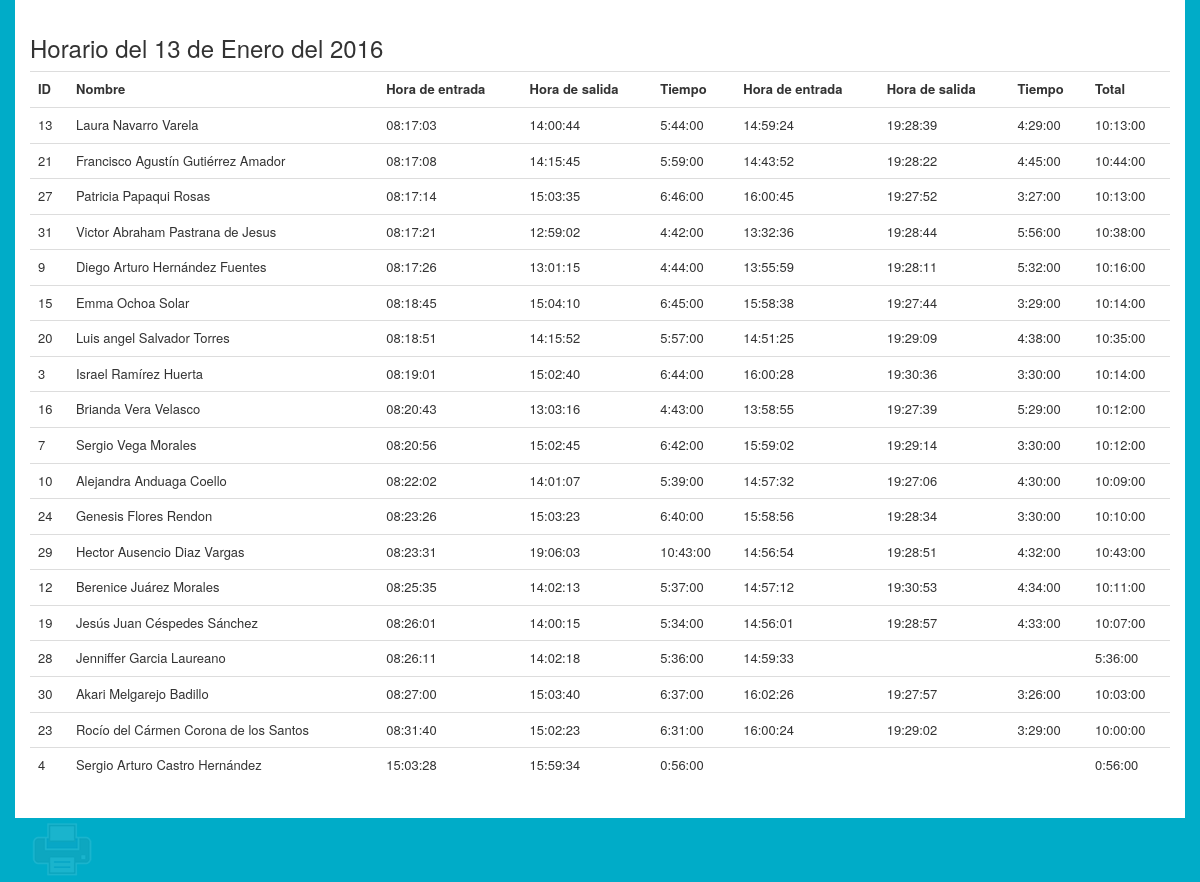
The page /horario-diario.php?date=2016-01-13 on the database its author committed.
### tables this page shows
CREATE TABLE IF NOT EXISTS `horario` (
  `idhorario` int(11) NOT NULL AUTO_INCREMENT,
  `dia_entrada` date DEFAULT NULL,
  `hora_entrada` time DEFAULT NULL,
  `dia_salida` date DEFAULT NULL,
  `hora_salida` time DEFAULT NULL,
  `tiempo` varchar(8) NOT NULL,
  `tiempo_decimal` float(5,2) NOT NULL,
  `despues_entrada` time DEFAULT NULL,
  `despues_salida` time DEFAULT NULL,
  `despues_tiempo` varchar(8) DEFAULT NULL,
  `despues_tiempo_decimal` float(5,2) DEFAULT NULL,
  `total` varchar(8) DEFAULT NULL,
  `total_decimal` float(5,2) DEFAULT NULL,
  `personal_idpersonal` int(11) NOT NULL,
  PRIMARY KEY (`idhorario`,`personal_idpersonal`),
  KEY `fk_horario_personal1_idx` (`personal_idpersonal`)
);

CREATE TABLE IF NOT EXISTS `personal` (
  `idpersonal` int(11) NOT NULL AUTO_INCREMENT,
  `nombre` varchar(45) DEFAULT NULL,
  `apellidos` varchar(45) DEFAULT NULL,
  `foto` varchar(100) DEFAULT NULL,
  `tolerancia` time NOT NULL,
  `privilegios_idprivilegios` int(11) NOT NULL,
  `usuario_idusuario` int(11) NOT NULL,
  PRIMARY KEY (`idpersonal`,`privilegios_idprivilegios`),
  KEY `fk_personal_privilegios1_idx` (`privilegios_idprivilegios`),
  KEY `fk_personal_usuario1_idx` (`usuario_idusuario`)
);

### horario-diario.php (the view, shortened to what this page needs)
<html>
<head>
<link rel="stylesheet" type="text/css" href="css/bootstrap.min.css">
<link rel="stylesheet" type="text/css" href="css/imprimir.css">
<link rel="stylesheet" type="text/css" href="css/main.css">
</head>
<body>
<?php
$fecha =  $_GET['date'];
$annio = substr($fecha, 0,4);
$mes = substr($fecha, 5,2);
$dia = substr($fecha, 8,2);
$meses = array('01' =>  'Enero',
			'02' =>  'Febrero',
			'03' =>  'Marzo',
			'04' =>  'Abril',
			'05' =>  'Mayo',
			'06' =>  'Junio',
			'07' =>  'Julio',
			'08' =>  'Agosto',
			'09' =>  'Septiembre',
			'10' =>  'Octubre',
			'11' =>  'Noviembre',
			'12' =>  'Diciembre',);
$nombre_mes = $meses[$mes];
	?>
	<div class="container">
		<div class="row horario">
			<h3>Horario del <?php echo $dia." de ".$nombre_mes. " del ".$annio; ?></h3>
			<div class="table-responsive">
				<table class="table">
					<tr>
						<th>ID</th>
						<th>Nombre</th>
						<th>Hora de entrada</th>
						<th>Hora de salida</th>
						<th>Tiempo</th>
						<th>Hora de entrada</th>
						<th>Hora de salida</th>
						<th>Tiempo</th>
						<th>Total</th>
					</tr>
					<?php
						include('conexion.php');
						$datos = "select idpersonal,nombre,apellidos,dia_entrada,hora_entrada,hora_salida,tiempo,despues_entrada,despues_salida,despues_tiempo,total from horario,personal where personal.idpersonal = horario.personal_idpersonal and dia_entrada = '$fecha' order by hora_entrada";
						$horario = mysql_query($datos, $conexion) or die(mysql_error());
						while ($rows = mysql_fetch_assoc($horario)) {
							echo "<tr>";
							$idpersonal = $rows['idpersonal'];
							echo "<td>".$idpersonal."</td>";
							$nombre = $rows['nombre']. " " .$apellido = $rows['apellidos'];
							echo "<td>".$nombre."</td>";
							$entrada = $rows['hora_entrada'];
							echo "<td>".$entrada."</td>";
							$salida = $rows['hora_salida'];
							echo "<td>".$salida."</td>";
							$tiempo = $rows['tiempo'];
							echo "<td>".$tiempo."</td>";
							$entrada = $rows['despues_entrada'];
							echo "<td>".$entrada."</td>";
							$salida = $rows['despues_salida'];
							echo "<td>".$salida."</td>";
							$tiempo = $rows['despues_tiempo'];
							echo "<td>".$tiempo."</td>";
							$total = $rows['total'];
							echo "<td>".$total."</td>";
							echo "</tr>";
						}
					?>
				</table>
			</div>
		</div>
		<button onclick='window.print()' type='button' id='btnImprimir'></button>
	</div>
</body>

### css/imprimir.css (style rules this page uses)
#btnImprimir { background: url(img/imprimir.png); border: 0; width: 64px; height: 64px; }
#btnImprimir { opacity: 0.1; }

### css/main.css (style rules this page uses)
body { background-color: rgb(0,172,200); }
.header, .menu, .register, .horario { background-color: white; padding: 15px; }
table { font-size: 13px; }

### rows shown on the page
horario: personal.idpersonal "13", personal.nombre+apellidos "Laura Navarro Varela", hora_entrada "08:17:03", hora_salida "14:00:44", tiempo "5:44:00", despues_entrada "14:59:24", despues_salida "19:28:39", despues_tiempo "4:29:00", total "10:13:00"
horario: personal.idpersonal "21", personal.nombre+apellidos "Francisco Agustín Gutiérrez Amador", hora_entrada "08:17:08", hora_salida "14:15:45", tiempo "5:59:00", despues_entrada "14:43:52", despues_salida "19:28:22", despues_tiempo "4:45:00", total "10:44:00"
horario: personal.idpersonal "27", personal.nombre+apellidos "Patricia Papaqui Rosas", hora_entrada "08:17:14", hora_salida "15:03:35", tiempo "6:46:00", despues_entrada "16:00:45", despues_salida "19:27:52", despues_tiempo "3:27:00", total "10:13:00"
horario: personal.idpersonal "31", personal.nombre+apellidos "Victor Abraham Pastrana de Jesus", hora_entrada "08:17:21", hora_salida "12:59:02", tiempo "4:42:00", despues_entrada "13:32:36", despues_salida "19:28:44", despues_tiempo "5:56:00", total "10:38:00"
horario: personal.idpersonal "9", personal.nombre+apellidos "Diego Arturo Hernández Fuentes", hora_entrada "08:17:26", hora_salida "13:01:15", tiempo "4:44:00", despues_entrada "13:55:59", despues_salida "19:28:11", despues_tiempo "5:32:00", total "10:16:00"
horario: personal.idpersonal "15", personal.nombre+apellidos "Emma Ochoa Solar", hora_entrada "08:18:45", hora_salida "15:04:10", tiempo "6:45:00", despues_entrada "15:58:38", despues_salida "19:27:44", despues_tiempo "3:29:00", total "10:14:00"
horario: personal.idpersonal "20", personal.nombre+apellidos "Luis angel Salvador Torres", hora_entrada "08:18:51", hora_salida "14:15:52", tiempo "5:57:00", despues_entrada "14:51:25", despues_salida "19:29:09", despues_tiempo "4:38:00", total "10:35:00"
horario: personal.idpersonal "3", personal.nombre+apellidos "Israel Ramírez Huerta", hora_entrada "08:19:01", hora_salida "15:02:40", tiempo "6:44:00", despues_entrada "16:00:28", despues_salida "19:30:36", despues_tiempo "3:30:00", total "10:14:00"
horario: personal.idpersonal "16", personal.nombre+apellidos "Brianda Vera Velasco", hora_entrada "08:20:43", hora_salida "13:03:16", tiempo "4:43:00", despues_entrada "13:58:55", despues_salida "19:27:39", despues_tiempo "5:29:00", total "10:12:00"
horario: personal.idpersonal "7", personal.nombre+apellidos "Sergio Vega Morales", hora_entrada "08:20:56", hora_salida "15:02:45", tiempo "6:42:00", despues_entrada "15:59:02", despues_salida "19:29:14", despues_tiempo "3:30:00", total "10:12:00"
horario: personal.idpersonal "10", personal.nombre+apellidos "Alejandra Anduaga Coello", hora_entrada "08:22:02", hora_salida "14:01:07", tiempo "5:39:00", despues_entrada "14:57:32", despues_salida "19:27:06", despues_tiempo "4:30:00", total "10:09:00"
horario: personal.idpersonal "24", personal.nombre+apellidos "Genesis Flores Rendon", hora_entrada "08:23:26", hora_salida "15:03:23", tiempo "6:40:00", despues_entrada "15:58:56", despues_salida "19:28:34", despues_tiempo "3:30:00", total "10:10:00"
horario: personal.idpersonal "29", personal.nombre+apellidos "Hector Ausencio Diaz Vargas", hora_entrada "08:23:31", hora_salida "19:06:03", tiempo "10:43:00", despues_entrada "14:56:54", despues_salida "19:28:51", despues_tiempo "4:32:00", total "10:43:00"
horario: personal.idpersonal "12", personal.nombre+apellidos "Berenice Juárez Morales", hora_entrada "08:25:35", hora_salida "14:02:13", tiempo "5:37:00", despues_entrada "14:57:12", despues_salida "19:30:53", despues_tiempo "4:34:00", total "10:11:00"
horario: personal.idpersonal "19", personal.nombre+apellidos "Jesús Juan Céspedes Sánchez", hora_entrada "08:26:01", hora_salida "14:00:15", tiempo "5:34:00", despues_entrada "14:56:01", despues_salida "19:28:57", despues_tiempo "4:33:00", total "10:07:00"
horario: personal.idpersonal "28", personal.nombre+apellidos "Jenniffer Garcia Laureano", hora_entrada "08:26:11", hora_salida "14:02:18", tiempo "5:36:00", despues_entrada "14:59:33", total "5:36:00"
horario: personal.idpersonal "30", personal.nombre+apellidos "Akari Melgarejo Badillo", hora_entrada "08:27:00", hora_salida "15:03:40", tiempo "6:37:00", despues_entrada "16:02:26", despues_salida "19:27:57", despues_tiempo "3:26:00", total "10:03:00"
horario: personal.idpersonal "23", personal.nombre+apellidos "Rocío del Cármen Corona de los Santos", hora_entrada "08:31:40", hora_salida "15:02:23", tiempo "6:31:00", despues_entrada "16:00:24", despues_salida "19:29:02", despues_tiempo "3:29:00", total "10:00:00"
horario: personal.idpersonal "4", personal.nombre+apellidos "Sergio Arturo Castro Hernández", hora_entrada "15:03:28", hora_salida "15:59:34", tiempo "0:56:00", total "0:56:00"

### other values the page prints
$dia "13"
$nombre_mes "Enero"
$annio "2016"
